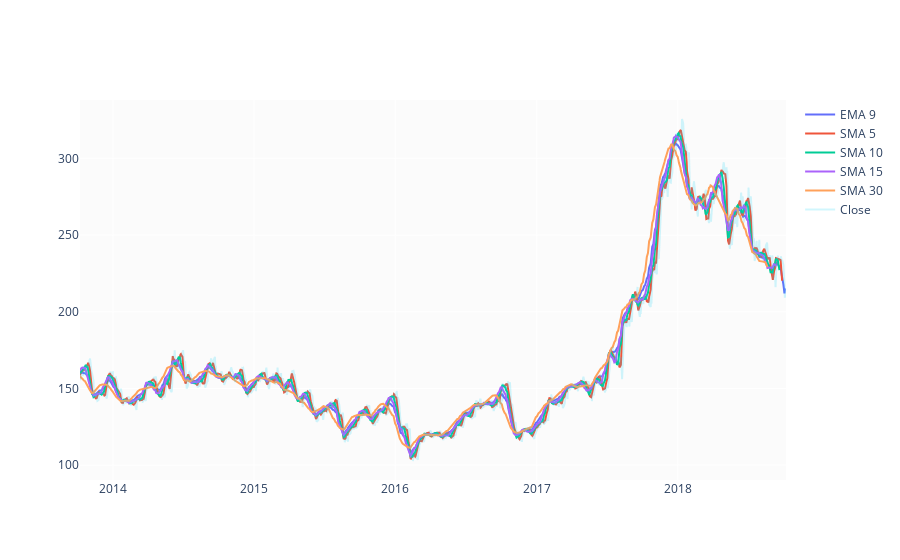

Notebook code cell kept with this figure:
### Code cell
# Technical indicators

##Moving Averages
df['EMA_9'] = df['Close'].ewm(9).mean().shift()
df['SMA_5'] = df['Close'].rolling(5).mean().shift()
df['SMA_10'] = df['Close'].rolling(10).mean().shift()
df['SMA_15'] = df['Close'].rolling(15).mean().shift()
df['SMA_30'] = df['Close'].rolling(30).mean().shift()

fig = go.Figure()
fig.add_trace(go.Scatter(x=df.Date, y=df.EMA_9, name='EMA 9'))
fig.add_trace(go.Scatter(x=df.Date, y=df.SMA_5, name='SMA 5'))
fig.add_trace(go.Scatter(x=df.Date, y=df.SMA_10, name='SMA 10'))
fig.add_trace(go.Scatter(x=df.Date, y=df.SMA_15, name='SMA 15'))
fig.add_trace(go.Scatter(x=df.Date, y=df.SMA_30, name='SMA 30'))
fig.add_trace(go.Scatter(x=df.Date, y=df.Close, name='Close', opacity=0.2))
fig.show()

### Figure 1 — Plotly figure (JSON) as saved in the notebook; plotly's stock layout.template omitted (floating-point values rounded to 4 significant figures; data arrays with more than 128 entries replaced by an {"elided": "..."} marker saying what was removed)
{"data": [{"name": "EMA 9", "type": "scatter", "x": {"elided": "1235 str values"}, "y": {"elided": "1235 float values"}}, {"name": "SMA 5", "type": "scatter", "x": {"elided": "1235 str values"}, "y": {"elided": "1235 float values"}}, {"name": "SMA 10", "type": "scatter", "x": {"elided": "1235 str values"}, "y": {"elided": "1235 float values"}}, {"name": "SMA 15", "type": "scatter", "x": {"elided": "1235 str values"}, "y": {"elided": "1235 float values"}}, {"name": "SMA 30", "type": "scatter", "x": {"elided": "1235 str values"}, "y": {"elided": "1235 float values"}}, {"name": "Close", "opacity": 0.2, "type": "scatter", "x": {"elided": "1235 str values"}, "y": {"elided": "1235 float values"}}], "layout": {}}
